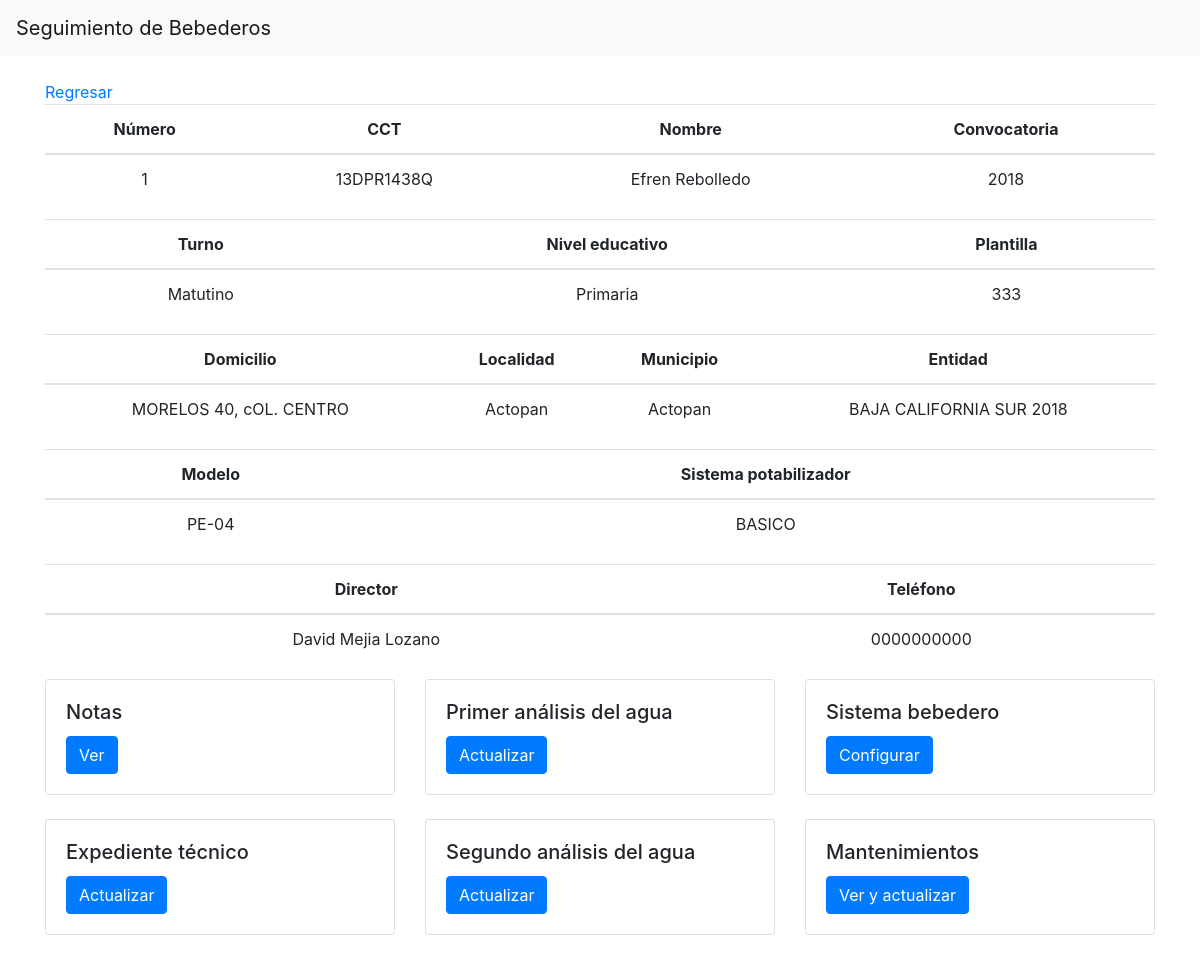
Screenshot of /escuela/13dpr1438q-efren-rebolledo/ with the database file from the repository.
### escuelas/models.py (models this page shows, shortened)
class Escuela(models.Model):
	entidad_convocatoria = models.ForeignKey(EntidadConvocatoria, on_delete=models.CASCADE)
	numero = models.IntegerField()
	cct = models.CharField(max_length=10)
	nombre = models.TextField()
	nivel_educativo = models.CharField(max_length=20, choices=nivel_choices)
	turno = models.CharField(max_length=20, default="Matutino", choices=turno_choices)
	plantilla_escolar = models.IntegerField()
	municipio = models.CharField(max_length=50)
	domicilio = models.TextField()
	localidad = models.CharField(max_length=50)
	director = models.CharField(max_length=50, blank=True, null=True)
	telefono = models.CharField(max_length=10, blank=True, null=True)
	esta_sustituida = models.BooleanField(default=False)
	es_sustitucion = models.BooleanField(default=False)
	lista = models.ForeignKey(Oficio, on_delete=models.CASCADE)
	slug = models.SlugField(max_length=50, blank=True, unique=True)

class EntidadConvocatoria(models.Model):
	entidad = models.ForeignKey(Entidad, on_delete=models.CASCADE)
	convocatoria = models.ForeignKey(Convocatoria, on_delete=models.CASCADE)
	escuelas_contractuadas = models.IntegerField()
	escuelas_registradas = models.IntegerField(default=0)
	escuelas_sustituidas = models.IntegerField(default=0)
	slug = models.SlugField(max_length=50, blank=True, unique=True)
	def __str__(self):
		return '{} {}'.format(self.entidad, self.convocatoria)

class Convocatoria(models.Model):
	año = models.IntegerField()
	def __str__(self):
		return '{}'.format(self.año)

class Entidad(models.Model):
	region = models.ForeignKey(Region, verbose_name="Región", on_delete=models.CASCADE)
	partida = models.IntegerField()
	nombre = models.CharField(max_length=20)
	abreviatura	= models.CharField(max_length=4)
	slug = models.SlugField(max_length=50, blank=True, unique=True)
	def __str__(self):
		return '{}'.format(self.nombre)

### bebederos/models.py (models this page shows, shortened)
class SistemaBebedero(models.Model):
	escuela = models.OneToOneField(Escuela, on_delete=models.CASCADE, related_name="escuela_sistemabebedero")
	mueble = models.ForeignKey(Mueble, on_delete=models.CASCADE)
	sistema_potabilizador = models.ForeignKey(SistemaPotabilizador, on_delete=models.CASCADE, blank=True, null=True)
	num_serie_mueble = models.CharField(max_length=20, null=True, blank=True)
	no_trazabilidad = models.TextField(null=True, blank=True)
	esta_en_campo = models.BooleanField(default=False)
	slug = models.SlugField(max_length=50, blank=True, null=True)

class Mueble(models.Model):
	modelo = models.CharField(max_length=20, null=True, blank=True)
	nivel_educativo = models.CharField(max_length=20, choices=nivel_choices)
	rango = models.CharField(max_length=10, choices=rango_choices)

class SistemaPotabilizador(models.Model):
	tipo = models.CharField(max_length=20)

### escuelas/views.py (the view)
# urls.py: path('escuela/<slug:slug>/', EscuelaDetailView.as_view(), name='escuela-detail'),
class EscuelaDetailView(DetailView):
	model = Escuela
	def get_context_data(self, **kwargs):
		context = super(EscuelaDetailView, self).get_context_data(**kwargs)
		escuela = Escuela.objects.get(slug=self.kwargs['slug'])
		context['sistemabebedero'] = SistemaBebedero.objects.get(escuela=escuela)
		context['numero_analisis'] = Analisis.objects.filter(escuela=escuela).count()
		context['analisis'] = Analisis.objects.filter(escuela=escuela)
		context['expediente'] = Expediente.objects.filter(escuela=escuela).count()
		context['expedientes'] = Expediente.objects.filter(escuela=escuela)
		return context

### escuelas/templates/escuelas/escuela_detail.html
{% extends 'base.html'%}
{% load bootstrap %}
{%block content%}
	<a href="{%url 'escuelas:entidad-convocatoria-detail' object.entidad_convocatoria.slug%}">Regresar</a>
	<div class="table-responsive text-center">
		<table class="table">
			<thead>
				<th>Número</th>
				<th>CCT</th>
				<th>Nombre</th>
				<th>Convocatoria</th>
			</thead>
			<tbody>
				<tr>
					<td>{{object.numero}}</td>
					<td>{{object.cct}}</td>
					<td>{{object.nombre}}</td>
					<td>{{object.entidad_convocatoria.convocatoria}}</td>
				</tr>
			</tbody>
		</table>
		<table class="table">
			<thead>
				<th>Turno</th>
				<th>Nivel educativo</th>
				<th>Plantilla</th>
			</thead>
			<tbody>
				<tr>
					<td>{{object.turno}}</td>
					<td>{{object.nivel_educativo}}</td>
					<td>{{object.plantilla_escolar}}</td>
				</tr>
			</tbody>
		</table>
		<table class="table">
			<thead>
				<th>Domicilio</th>
				<th>Localidad</th>
				<th>Municipio</th>
				<th>Entidad</th>
			</thead>
			<tbody>
				<tr>
					<td>{{object.domicilio}}</td>
					<td>{{object.localidad}}</td>
					<td>{{object.municipio}}</td>
					<td>{{object.entidad_convocatoria}}</td>
				</tr>
			</tbody>
		</table>
		<table class="table">
			<thead>
				<th>Modelo</th>
				<th>Sistema potabilizador</th>
			</thead>
			<tbody>
				<tr>
					<td>{{sistemabebedero.mueble.modelo}}</td>
					<td>{{sistemabebedero.sistema_potabilizador.tipo}}</td>
				</tr>
			</tbody>
		</table>
		<table class="table">
			<thead>
				<th>Director</th>
				<th>Teléfono</th>
			</thead>
			<tbody>
				<tr>
					<td>{{object.director}}</td>
					<td>{{object.telefono}}</td>
				</tr>
			</tbody>
		</table>
	</div>
<div class="row">
  <div class="col-sm-4 h-100">
    <div class="card">
      <div class="card-body">
        <h5 class="card-title">Notas</h5>
        <a href="{%url 'incidencias:incidencia-list' object.slug%}" class="btn btn-primary">Ver</a>
      </div>
    </div>
  </div>
  <div class="col-sm-4">
    <div class="card">
      <div class="card-body">
        <h5 class="card-title">Primer análisis del agua</h5>
        {%if numero_analisis == 0%}
        <a href="{%url 'agua:analisis-create' object.slug%}" class="btn btn-primary">Crear</a>
        {%else%}
		<a href="{%url 'agua:analisis-update' analisis.0.slug%}" class="btn btn-primary">Actualizar</a>
		{%endif%}
      </div>
    </div>
  </div>
  <div class="col-sm-4">
    <div class="card h-100">
      <div class="card-body">
        <h5 class="card-title">Sistema bebedero</h5>
        <a href="{%url 'bebederos:sistemabebedero-update' sistemabebedero.slug%}" class="btn btn-primary">Configurar</a>
      </div>
    </div>
  </div>
</div>
<br>
<div class="row">
  <div class="col-sm-4">
    <div class="card h-100">
      <div class="card-body">
        <h5 class="card-title">Expediente técnico</h5>
        {%if expediente == 0%}
        <a href="{%url 'expedientes:expediente-create' object.slug%}" class="btn btn-primary">Crear</a>
		{%else%}
		<a href="{%url 'expedientes:expediente-update' expedientes.0.slug%}" class="btn btn-primary">Actualizar</a>
		{%endif%}
      </div>
    </div>
  </div>
  <div class="col-sm-4">
    <div class="card">
      <div class="card-body">
        <h5 class="card-title">Segundo análisis del agua</h5>
		{%if numero_analisis == 1%}
        <a href="{%url 'agua:analisis-create' object.slug%}" class="btn btn-primary">Crear</a>
        {%elif numero_analisis == 2%}
		<a href="{%url 'agua:analisis-update' analisis.1.slug%}" class="btn btn-primary">Actualizar</a>
		{%else%}
		<a href="" class="btn btn-primary">Realizar el primer analisis</a>
		{%endif%}
      </div>
    </div>
  </div>
  <div class="col-sm-4">
    <div class="card h-100">
      <div class="card-body">
        <h5 class="card-title">Mantenimientos</h5>
        <a href="{%url 'mantenimientos:mantenimiento-list' object.slug%}" class="btn btn-primary">Ver y actualizar</a>
      </div>
    </div>
  </div>
</div>
{%endblock content%}

### rows the page displays
Escuela: numero "1", cct "13DPR1438Q", nombre "Efren Rebolledo", entidad_convocatoria.convocatoria "2018", turno "Matutino", nivel_educativo "Primaria", plantilla_escolar "333", domicilio "MORELOS 40, cOL. CENTRO", localidad "Actopan", municipio "Actopan", entidad_convocatoria "BAJA CALIFORNIA SUR 2018", director "David Mejia Lozano", telefono "0000000000"
SistemaBebedero: mueble.modelo "PE-04", sistema_potabilizador.tipo "BASICO"
